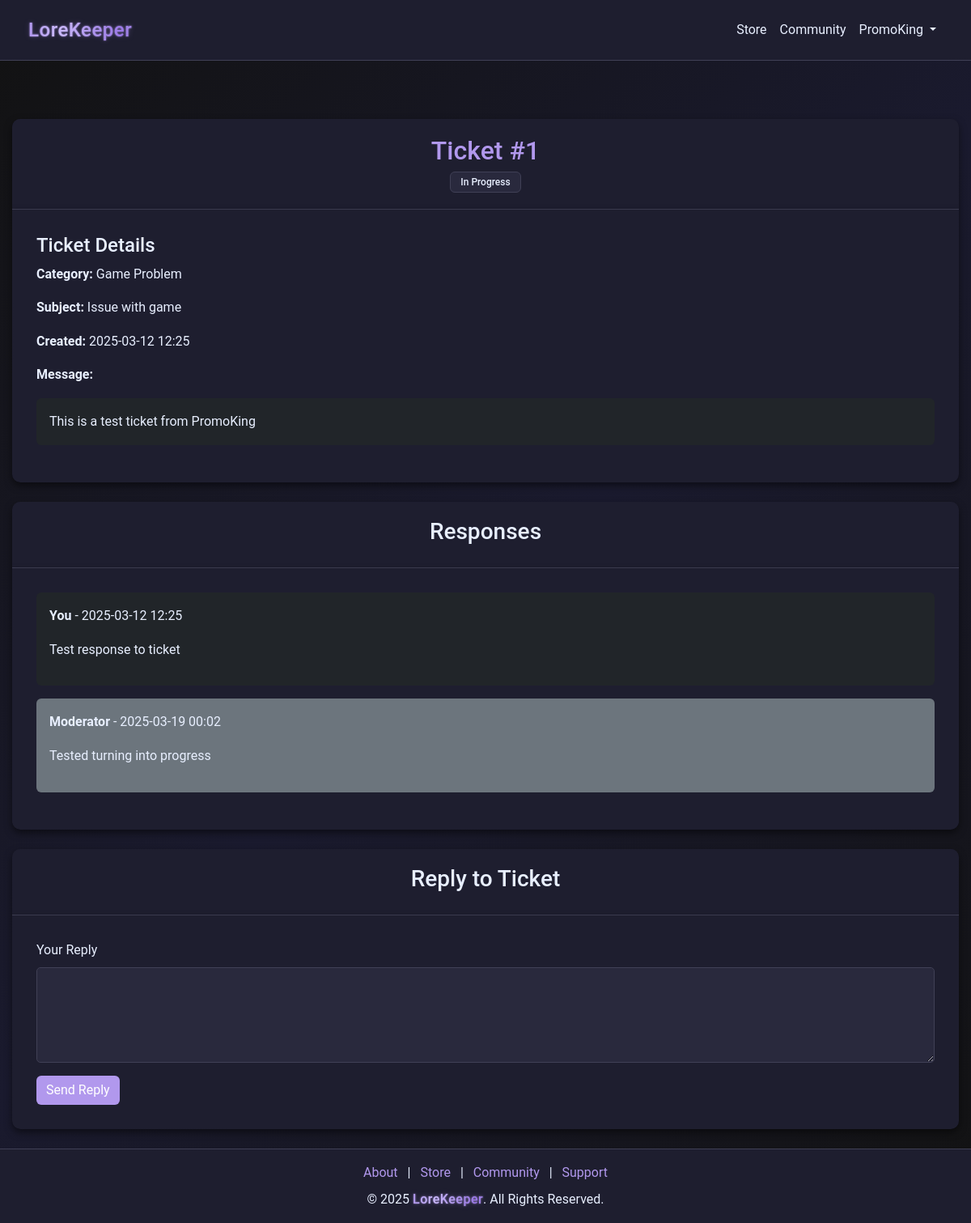
/support/reply_ticket/1 (signed in), run on an earlier commit of the app's database.
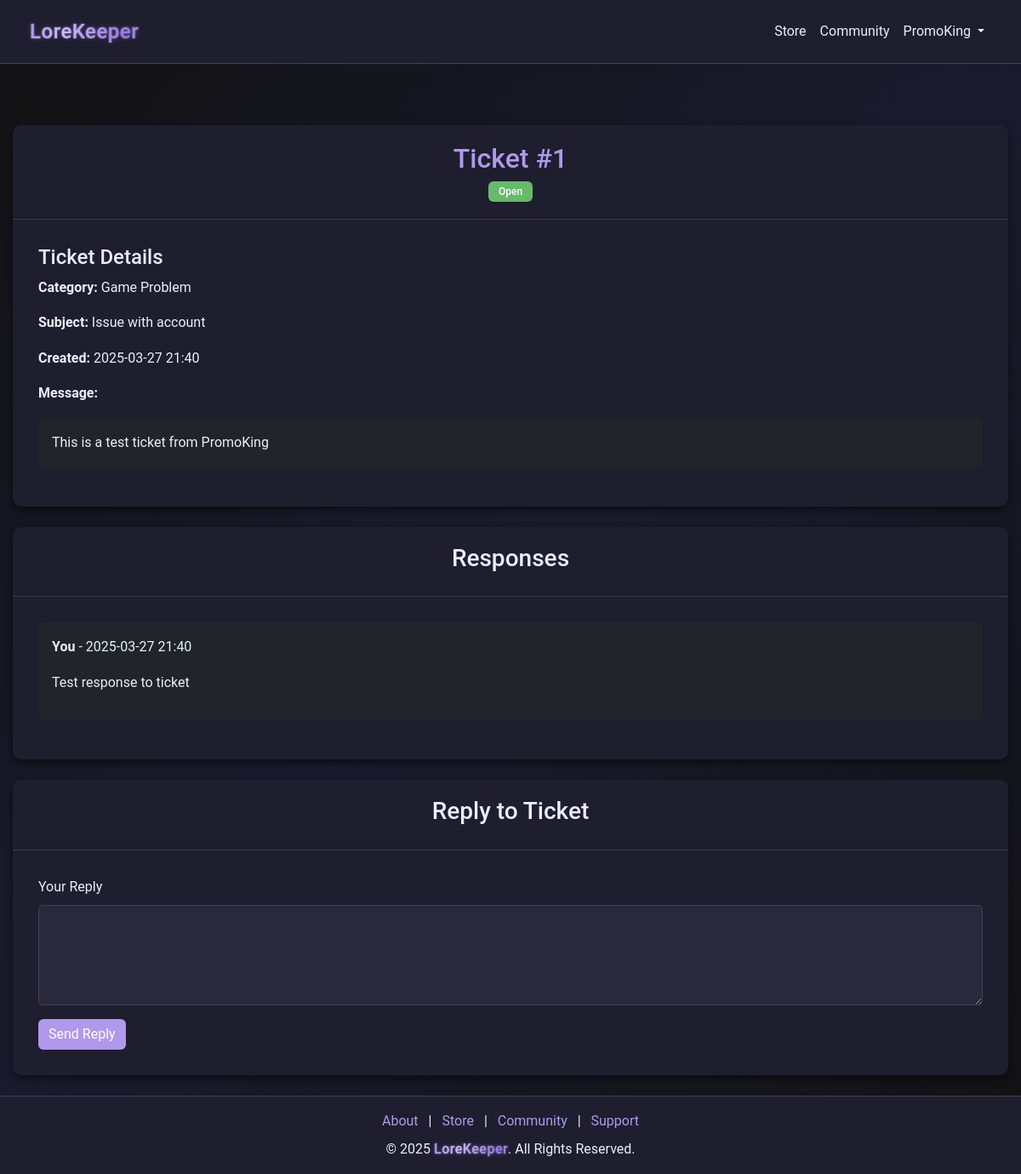
And on a later commit of the database.
### models.py (models this page shows)
class SupportTicket(db.Model):
    __tablename__ = "support_tickets"
    id = db.Column(db.Integer, primary_key=True)
    user_id = db.Column(db.Integer, db.ForeignKey("users.id"), nullable=False)
    category = db.Column(db.String(100), nullable=False)
    subject = db.Column(db.String(100), nullable=False)
    message = db.Column(db.Text, nullable=False)
    status = db.Column(db.String(20), default="Open", index=True)
    created_at = db.Column(db.DateTime, default=datetime.utcnow)
    responses = db.relationship(
        "SupportTicketResponse",
        back_populates="ticket",
        lazy="dynamic",
        cascade="all, delete-orphan",
    )
    user = db.relationship("User", back_populates="tickets")

class SupportTicketResponse(db.Model):
    __tablename__ = "support_ticket_responses"
    id = db.Column(db.Integer, primary_key=True)
    ticket_id = db.Column(
        db.Integer, db.ForeignKey("support_tickets.id"), nullable=False
    )
    responder_id = db.Column(db.Integer, db.ForeignKey("users.id"), nullable=False)
    response = db.Column(db.Text, nullable=False)
    created_at = db.Column(db.DateTime, default=datetime.utcnow)
    is_user = db.Column(db.Boolean, default=False)
    ticket = db.relationship("SupportTicket", back_populates="responses")
    responder = db.relationship("User", back_populates="responses")

### app.py (the view, shortened to what this page needs)
@app.route("/support/reply_ticket/<int:ticket_id>", methods=["GET", "POST"])
def user_reply_ticket(ticket_id):
    if not session.get("user_id"):
        flash("Please log in to reply to a support ticket", "warning")
        return redirect(url_for("login"))
    ticket = SupportTicket.query.get_or_404(ticket_id)
    if ticket.user_id != session.get("user_id"):
        flash("You don't have permission to view this ticket", "danger")
        return redirect(url_for("support"))
    responses = ticket.responses.all()
    return render_template("user_reply_ticket.html", ticket=ticket, responses=responses)

### app.py (called while the page is built)
@app.after_request
def add_header(response):
    response.headers["Cache-Control"] = "no-store"
    return response

@app.before_request
def before_request():
    try:
        if session.get("user_id"):
            session.permanent = True
        else:
            getCookie()
    except Exception:
        session.clear()

### templates/user_reply_ticket.html
{% extends "nav_footer_template.html" %} {% block content %}
<div class="container mt-5">
  <div class="card mb-4">
    <div class="card-header">
      <h2>Ticket #{{ ticket.id }}</h2>
      <span
        class="badge {% if ticket.status == 'Open' %}bg-success{% else %}bg-secondary{% endif %}"
      >
        {{ ticket.status }}
      </span>
    </div>
    <div class="card-body">
      <div class="row">
        <div class="col-md-12">
          <h4>Ticket Details</h4>
          <p><strong>Category:</strong> {{ ticket.category }}</p>
          <p><strong>Subject:</strong> {{ ticket.subject }}</p>
          <p>
            <strong>Created:</strong> {{ ticket.created_at.strftime('%Y-%m-%d
            %H:%M') }}
          </p>
          <p><strong>Message:</strong></p>
          <div class="p-3 bg-dark rounded mb-3">{{ ticket.message }}</div>
        </div>
      </div>
    </div>
  </div>
  {% if ticket.responses %}
  <div class="card mb-4">
    <div class="card-header">
      <h3>Responses</h3>
    </div>
    <div class="card-body">
      {% for response in ticket.responses %}
      <div
        class="mb-3 p-3 {% if response.is_user %}bg-dark{% else %}bg-secondary{% endif %} rounded"
      >
        <p>
          <strong>{{ 'You' if response.is_user else 'Moderator' }}</strong> - {{
          response.created_at.strftime('%Y-%m-%d %H:%M') }}
        </p>
        <p>{{ response.response }}</p>
      </div>
      {% endfor %}
    </div>
  </div>
  {% endif %}
  {% if ticket.status != 'Closed' %}
  <div class="card mb-4">
    <div class="card-header">
      <h3>Reply to Ticket</h3>
    </div>
    <div class="card-body">
      <form
        method="POST"
        action="{{ url_for('user_reply_ticket', ticket_id=ticket.id) }}"
      >
        <div class="mb-3">
          <label for="response" class="form-label">Your Reply</label>
          <textarea
            class="form-control"
            id="response"
            name="response"
            rows="4"
            required
          ></textarea>
        </div>
        <button type="submit" class="btn btn-primary">Send Reply</button>
      </form>
    </div>
  </div>
  {% endif %}
</div>
{% endblock %}

What changed in the data, as far as the page shows it:
removed SupportTicketResponse: is_user "Moderator", created_at "2025-03-19 00:02", response "Tested turning into progress"
changed SupportTicket "Game Problem": status "In Progress" → "Open"; subject "Issue with game" → "Issue with account"; created_at "2025-03-12 12:25" → "2025-03-27 21:40"
changed SupportTicketResponse "You": created_at "2025-03-12 12:25" → "2025-03-27 21:40"
